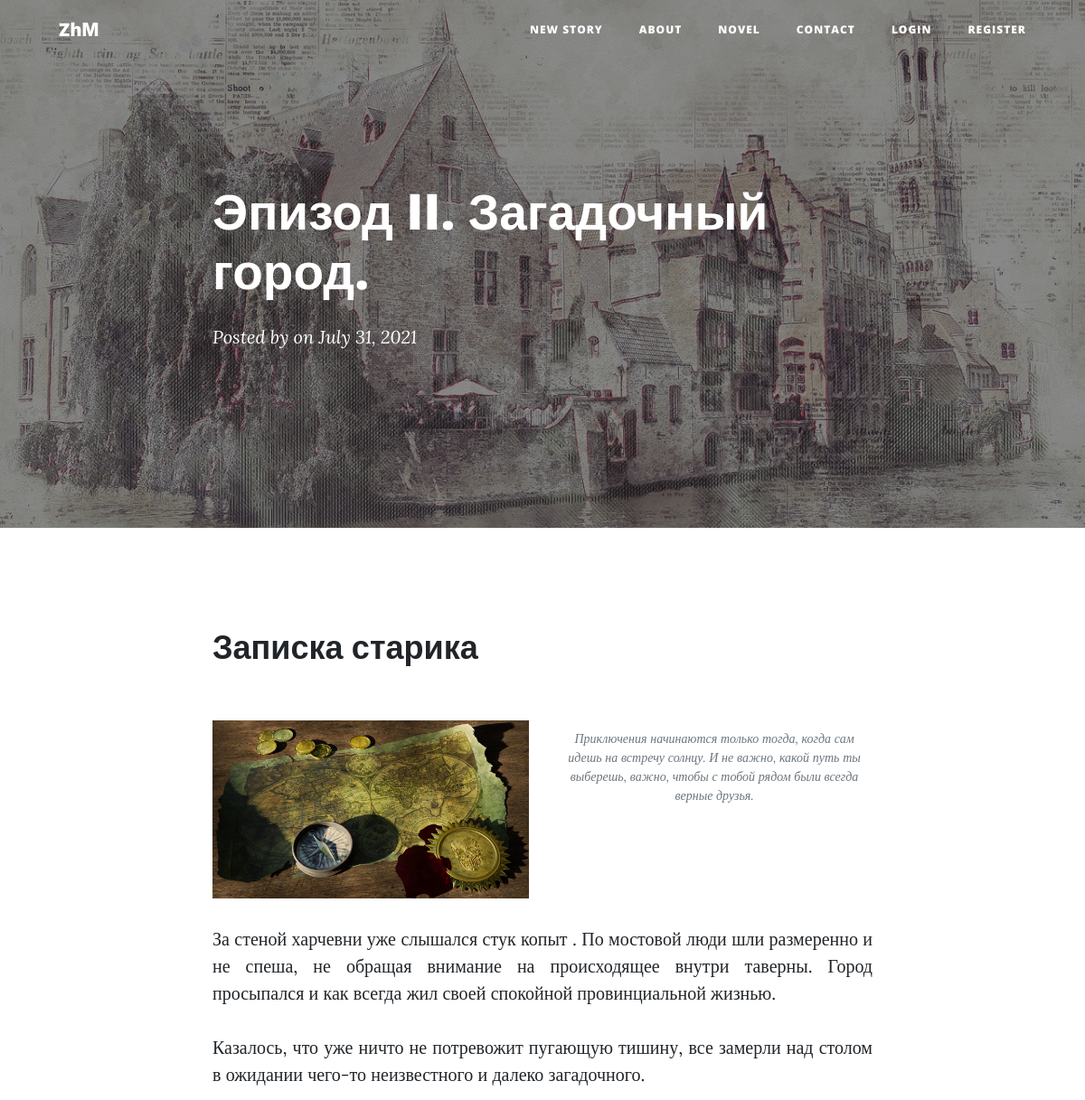
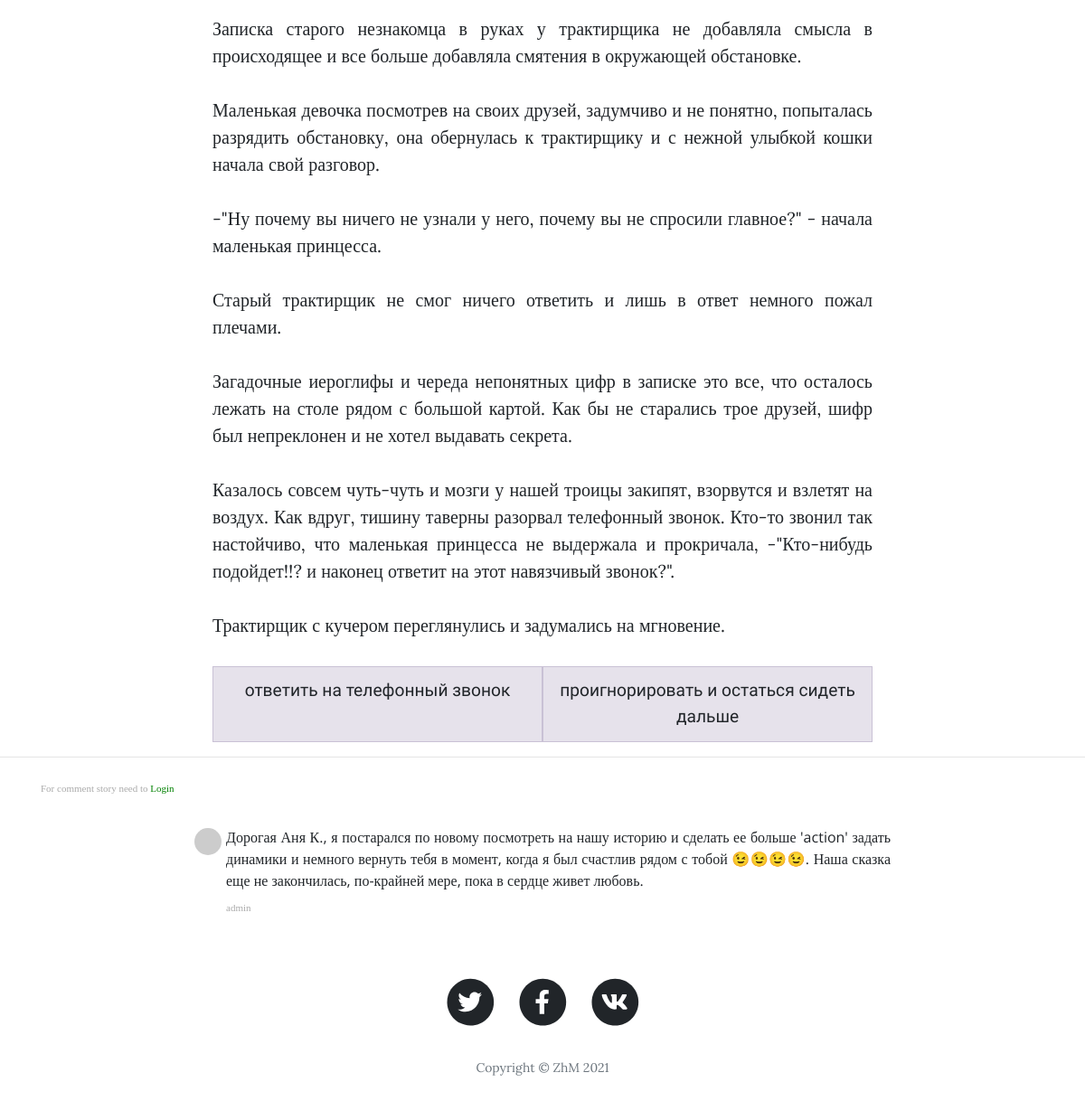
The page /post/12 on the database its author committed (2 pictures, top to bottom).
### main.py (models this page shows)
class Stories(db.Model):
    __tablename__ = "stories"
    id = db.Column(db.Integer, primary_key=True)
    date = db.Column(db.String(10), nullable=False)
    title = db.Column(db.String(250), nullable=False)
    chapter = db.Column(db.String(250), nullable=False)
    subtitle = db.Column(db.String(250), nullable=False)
    body = db.Column(db.String, nullable=False)
    img = db.Column(db.String)
    main_img = db.Column(db.String)
    new_story = db.Column(db.Boolean)
    comments = relationship("Comment", back_populates="parent_stories")

class Comment(db.Model):
    __tablename__ = "comments"
    id = db.Column(db.Integer, primary_key=True)
    text = db.Column(db.String(200), nullable=False)
    author_id = db.Column(db.Integer, db.ForeignKey("user.id"))
    comment_author = relationship("User", back_populates="comments")
    stories_id = db.Column(db.Integer, db.ForeignKey("stories.id"))
    parent_stories = relationship("Stories", back_populates="comments")

class User(UserMixin, db.Model):
    __tablename__ = "user"
    id = db.Column(db.Integer, primary_key=True)
    email = db.Column(db.String(100), unique=True)
    password = db.Column(db.String(100))
    name = db.Column(db.String(100))
    comments = relationship("Comment", back_populates="comment_author")

### main.py (the view, shortened to what this page needs)
@app.route('/post/<int:index>', methods=['POST', 'GET'])
def show_post(index):
    form = Comments()
    stories = Stories.query.get(index)
    requested_post = Stories.query.get(index)
    msg_id = request.args.get('msg_id')
    answer = request.args.get('answer')
    further = request.args.get('further')
    all_row = requested_post.body.split("\n")
    msg_index = [i for i in range(len(all_row)) if '{message}' in all_row[i]]
    if msg_id:
        msg_id = int(msg_id.replace('msg_', ''))
        if msg_index.index(msg_id) + 1 == len(msg_index):
            if all_row.index(all_row[msg_index[msg_index.index(msg_id)]]) != len(all_row):
                _anchor = all_row.index(all_row[msg_index[msg_index.index(msg_id)] + 1])
            else:
                _anchor = all_row.index(all_row[msg_index[msg_index.index(msg_id)] - 1])
        else:
            _anchor = msg_index[msg_index.index(msg_id) + 1] - (msg_index[msg_index.index(msg_id) + 1] - msg_id) + 1
        if further:
            if further == '0':
                return render_template('post.html', post=requested_post, datetime=datetime, dt=dt, form=form,
                                       msg_index=msg_index[0] + 1, answer=answer)
        if msg_index[-1] != msg_id:
            msg_index = msg_index[msg_index.index(msg_id) + 1]
        else:
            msg_index = len(all_row) - 1
        if answer:
            return redirect(url_for('show_post', index=index, _anchor=_anchor,
                                    msg_index=msg_index, answer=int(answer)))
        return redirect(url_for('show_post', index=index, _anchor=_anchor, msg_index=msg_index))
    elif request.args.get('msg_index'):
        msg_index = int(request.args.get('msg_index')) + 1
    else:
        if msg_index:
            msg_index = msg_index[0] + 1
        else:
            msg_index = len(all_row) + 1
    return render_template('post.html', post=requested_post, datetime=datetime, dt=dt, form=form,
                           msg_index=msg_index, answer=answer)

### templates/post.html (shortened to what this page needs)
{% import 'bootstrap/wtf.html' as wtf %}
{% include 'header.html' %}
        <header class="masthead" style="background-image: url({{ url_for('static', filename='assets/img-stories/'
        + post['main_img']|string)}})">
            <div class="overlay"></div>
            <div class="container">
                <div class="row">
                    <div class="col-lg-8 col-md-10 mx-auto">
                        <div class="post-heading">
                            <h1>{{ post['chapter'] }}</h1>
                            <span class="meta">
                                Posted by
                                on {{ dt.fromisoformat(post['date']).strftime('%B %d, %Y') }}
                            </span>
                        </div>
                    </div>
                </div>
            </div>
        </header>
        <article>
            <div class="container">
                <div class="row">
                    <div class="col-lg-8 col-md-10 mx-auto">
                        <h2 class="section-heading">{{ post['title'] }}</h2>
                        <div class="row">
                         <div class="col-lg-6 col-md-12 mx-auto">
                            <img class="img-fluid" src="{{ url_for('static', filename='assets/img-stories/'
                            + post['img']|string)}}" alt="..." />
                         </div>
                         <div class="col-lg-6 col-md-12 mx-auto">
                            <span class="caption text-muted">{{ post['subtitle'] }}</span>
                         </div>
                        </div>
                            {% set all_rows_story = post["body"].split("\n") %}
                            {% set show_msg_class = ['toast fade hide', 'toast fade show'] %}
                            {% for i in  range(msg_index) %}
                                {% set text = all_rows_story[i] %}
                                {% set msg_id = i %}
                             {% if "{message}" in text: %}
                                    {% if msg_index - 1 == msg_id: %}
                                        {% set show_msg = 'toast fade hide' %}
                                        {% if '{button}' in text %}
                                            {% if '{further}' in text %}
                                            <div id = "{{ msg_id }}" class="col-sm button-msg">
                                                   <a href="{{ url_for('show_post',
                                                index=post.id, msg_id='msg_' + msg_id|string, further=3) }}" class="stretched-link">
                                                    <small class="fontMark"> Дальше >> </small>
                                                   </a>
                                            </div>
                                            {% else %}
                                            {% set buttons = text.replace('{message}', '').replace('{button}', '').split('|') %}
                                            <div id = "{{ msg_id }}" class="container">
                                              <div class="row">
                                                {% for button in buttons %}
                                                <div  class="col-sm button-msg fontMark">
                                                   <a href="{{ url_for('show_post',
                                                index=post.id, msg_id='msg_' + msg_id|string, answer = buttons.index(button)) }}" class="stretched-link">
                                                    {{ button }}
                                                   </a>
                                                </div>
                                                {% endfor %}
                                              </div>
                                            </div>
                                            {% endif %}
                                        {% else %}
                                            {% set show_msg = 'toast fade show' %}
                                        {% endif %}
                                    {% else %}
                                        {% set show_msg = 'toast fade hide' %}
                                    {% endif %}
                                    {% set split_text = text.replace('{message}','').split(';') %}
                            {% else %}
                             <div id="{{ msg_id }}">
                                 {% if '<small' in text %}
                                 <p style="line-height: 1.0;">{{ text|safe }}</p>
                                 {% else %}
                                 <p>{{ text|safe }}</p>
                                 {% endif %}
                             </div>
                            {% endif %}
                            {% endfor %}
                    </div>
                </div>
            </div>
        </article>
        <hr />
        {% if current_user.is_authenticated %}
        <div class="container">
          <div class="row">
            <div class="col-lg-12 col-md-10 mx-auto">
              {{ wtf.quick_form(form, novalidate=True,
                button_map={"submit": "primary"}) }}
            </div>
          </div>
        </div>
        {% else %}
        <div class="container">
            <span class="date sub-text"> For comment story need to
                <a href="{{ url_for('login', page='post/' + post.id|string) }}" style="color: green;">Login</a> </span>
        </div>
        {% endif %}
          <div class="col-lg-8 col-md-10 mx-auto comment">
              <ul class="commentList">
                {% for comment in post.comments[::-1] %}
                <li>
                    <div class="commenterImage">
                      <img src="{{ comment.comment_author.email | gravatar }}"/>
                    </div>
                    <div class="commentText">
                      <p style="font-size: 1.0rem; font-family: 'Open Sans';">{{comment.text|safe}}
                       </p>
                      <span class="date sub-text">{{comment.comment_author.name}}</span>
                    </div>
                </li>
                {% endfor %}
              </ul>
            </div>
 {% include 'footer.html' %}

### templates/header.html (shortened to what this page needs)
<!DOCTYPE html>
<html lang="en">
    <head>
        <link href="{{ url_for('static', filename='css-cleanBlog/styles.css') }}" rel="stylesheet">
        <link href="{{ url_for('static', filename='css-cleanBlog/team.css') }}" rel="stylesheet">
        <link rel="stylesheet" href="{{ url_for('static', filename='css-cleanBlog/novel.css') }}">
        <link rel="stylesheet" href="{{ url_for('static', filename='css-cleanBlog/letter.css') }}">
        <link rel="stylesheet" href="{{ url_for('static', filename='css-cleanBlog/clean-blog.min.css') }}">
    </head>
    <body>
        <nav class="navbar navbar-expand-lg navbar-light fixed-top" id="mainNav">
            <div class="container">
                <a class="navbar-brand" href="{{ '/home' }}">ZhМ</a>
                <div class="collapse navbar-collapse" id="navbarResponsive">
                    <ul class="navbar-nav ml-auto">
                        <li class="nav-item"><a class="nav-link" href="{{ '/home' }}">New Story</a></li>
                        <li class="nav-item"><a class="nav-link" href="{{ '/about' }}">About</a></li>
                        <li class="nav-item"><a class="nav-link" href="{{ '/novel' }}">Novel</a></li>
                        <li class="nav-item"><a class="nav-link" href="{{ '/contact' }}">Contact</a></li>
                        {% if current_user.is_authenticated %}
                        <li class="nav-item"><a class="nav-link" href="{{ url_for('logout') }}">Logout</a></li>
                        {% else %}
                        <li class="nav-item"><a class="nav-link" href="{{ url_for('login') }}">Login</a></li>
                        <li class="nav-item"><a class="nav-link" href="{{ url_for('register') }}">Register</a></li>
                        {% endif %}
                    </ul>
                </div>
            </div>
        </nav>

### templates/footer.html (shortened to what this page needs)
       <footer>
            <div class="container">
                <div class="row">
                    <div class="col-lg-8 col-md-10 mx-auto">
                        <ul class="list-inline text-center">
                            <li class="list-inline-item">
                                <a href="#!">
                                    <span class="fa-stack fa-lg">
                                        <i class="fas fa-circle fa-stack-2x"></i>
                                        <i class="fab fa-twitter fa-stack-1x fa-inverse"></i>
                                    </span>
                                </a>
                            </li>
                            <li class="list-inline-item">
                                <a href="#!">
                                    <span class="fa-stack fa-lg">
                                        <i class="fas fa-circle fa-stack-2x"></i>
                                        <i class="fab fa-facebook-f fa-stack-1x fa-inverse"></i>
                                    </span>
                                </a>
                            </li>
                            <li class="list-inline-item">
                                <a href="#!">
                                    <span class="fa-stack fa-lg">
                                        <i class="fas fa-circle fa-stack-2x"></i>
                                        <i class="fab fa-vk fa-stack-1x fa-inverse"></i>
                                    </span>
                                </a>
                            </li>
                        </ul>
                        <p class="copyright text-muted">Copyright &copy; ZhM {{ datetime.now().strftime('%Y')}}</p>
                    </div>
                </div>
            </div>
        </footer>
    </body>
</html>

### static/css-cleanBlog/novel.css (style rules this page uses)
.fontMark { font-family: 'Marck Script', cursive; }

### rows shown on the page
Stories: main_img (picture), chapter "Эпизод II. Загадочный город.", fromisoformat "July 31, 2021", title "Записка старика", img (picture), subtitle "Приключения начинаются только тогда, когда сам идешь на встречу солнцу. И не важно, какой путь ты выберешь, важно, чтобы с тобой рядом были всегда верные друзья."
Comment: text "Дорогая Аня К., я постарался по новому посмотреть на нашу историю и сделать ее больше 'action' задать динамики и немного вернуть тебя в момент, когда я был счастлив рядом с тобой 😉😉😉😉. Наша сказка еще не закончилась, по-крайней мере, пока в сердце живет любовь.", comment_author.name "admin"

### other values the page prints
{{ text|safe }} "Казалось, что уже ничто не потревожит пугающую тишину, все замерли над столом в ожидании чего-то неизвестного и далеко загадочного." "Записка старого незнакомца в руках у трактирщика не добавляла смысла в происходящее и все больше добавляла смятения в окружающей обстановке." "Маленькая девочка посмотрев на своих друзей, задумчиво и не понятно, попыталась разрядить обстановку, она обернулась к трактирщику и с нежной улыбкой кошки начала свой разговор." "-\"Ну почему вы ничего не узнали у него, почему вы не спросили главное?\" - начала маленькая принцесса." "Старый трактирщик не смог ничего ответить и лишь в ответ немного пожал плечами." "Загадочные иероглифы и череда непонятных цифр в записке это все, что осталось лежать на столе рядом с большой картой. Как бы не старались трое друзей, шифр был непреклонен и не хотел выдавать секрета." "Трактирщик с кучером переглянулись и задумались на мгновение."
{{ button }} "ответить на телефонный звонок" "проигнорировать и остаться сидеть дальше"
